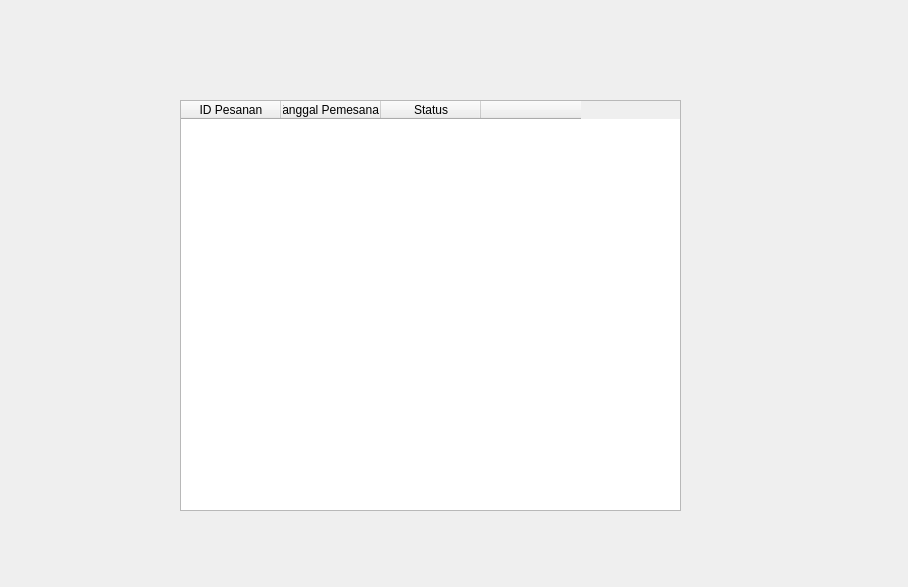
<?xml version="1.0" encoding="UTF-8"?>
<ui version="4.0">
 <class>Dialog</class>
 <widget class="QDialog" name="Dialog">
  <property name="geometry">
   <rect>
    <x>0</x>
    <y>0</y>
    <width>908</width>
    <height>587</height>
   </rect>
  </property>
  <property name="windowTitle">
   <string>Dialog</string>
  </property>
  <widget class="QTableWidget" name="tableWidget">
   <property name="geometry">
    <rect>
     <x>180</x>
     <y>100</y>
     <width>501</width>
     <height>411</height>
    </rect>
   </property>
   <column>
    <property name="text">
     <string>ID Pesanan</string>
    </property>
   </column>
   <column>
    <property name="text">
     <string>Tanggal Pemesanan</string>
    </property>
   </column>
   <column>
    <property name="text">
     <string>Status</string>
    </property>
   </column>
   <column>
    <property name="text">
     <string/>
    </property>
   </column>
  </widget>
 </widget>
 <resources/>
 <connections/>
</ui>
